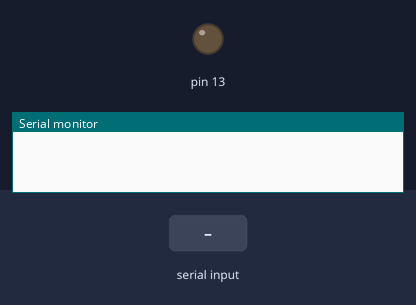
Recording of a sketch running on a simulated Arduino Uno, built with avr-gcc and run on an emulated ATmega328P. Shown: output pins drawn as LEDs (lit = HIGH), the last lines printed to the serial monitor. Inputs (shaded band) come from the test bench.

Above: at 1.2 s.
1.3 s: "1" received over Serial
At 2.5 s:
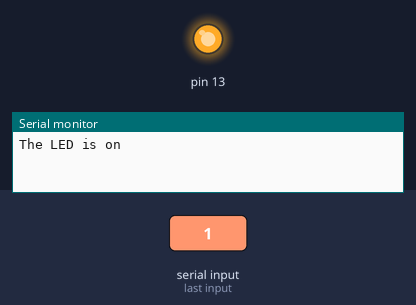
2.8 s: "0" received over Serial
At 3.7 s:
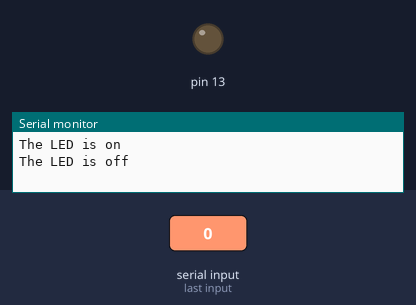
Timing chart, 0 to 5.8 s (numbered marks = the images above; inputs shaded):
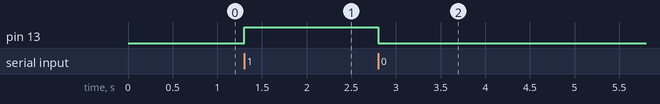

Measured:
- after the input at 1.3 s, pin 13: LOW → HIGH at once
- after the input at 2.8 s, pin 13: HIGH → LOW at once

The sketch:

serialtest.ino
```cpp
#include <stdio.h>

void setup() {
  pinMode(13, HIGH);
  Serial.begin(9600);
}

void loop() {
  while (Serial.available() == true) {
    char usr = Serial.read();
    if (usr == '1' || usr == '0'){
      if (usr == '1') digitalWrite(13, HIGH);
      else if (usr == '0') digitalWrite(13, LOW);
      if(digitalRead(13) == HIGH) Serial.println("The LED is on");
      else Serial.println("The LED is off");
    }
    else Serial.println("Unknown command");
  }
}
```
